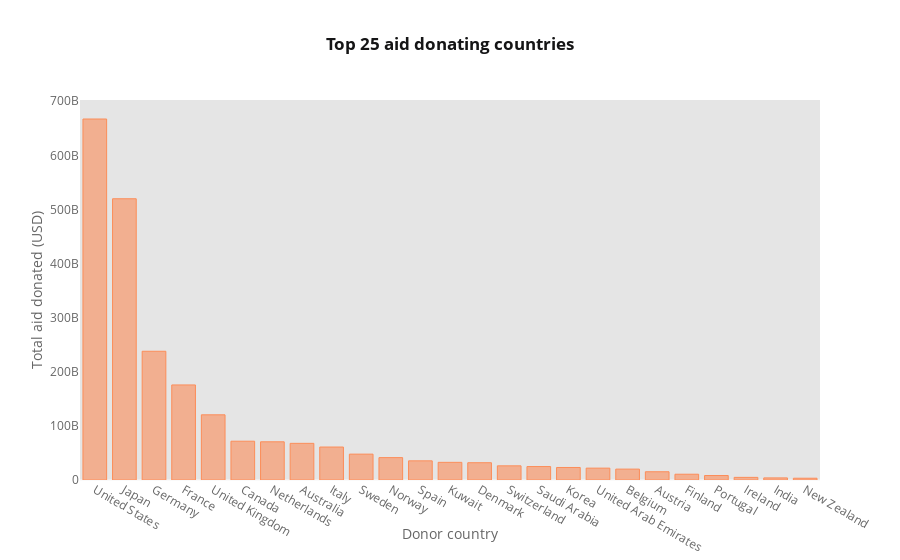

Notebook cell for this chart:
### Markdown cell above
And who has donated the most?

### Code cell
#@title
configure_plotly_browser_state()
top_num=25
top_donor_df=c2c.groupby(['donor'])['commitment_amount_usd_constant'].sum().reset_index().sort_values(['commitment_amount_usd_constant'], ascending=False)[:top_num]
top_donor_df.iplot(kind='bar',
                       x='donor',
                       y='commitment_amount_usd_constant',
                       xTitle='Donor country',
                       yTitle='Total aid donated (USD)',
                       title=f'<b>Top {top_num} aid donating countries</b>',
                       colorscale='RdYlGn',
                       gridcolor='rgba(0,0,0,0)'
                      )

### Figure 1 — Plotly figure (JSON) as saved in the notebook; plotly's stock layout.template omitted (floating-point values rounded to 4 significant figures)
{"data": [{"name": "commitment_amount_usd_constant", "uid": "2058ca38-87b2-4b3a-9d6c-d7d1952b8067", "text": "", "y": [667110676311, 519711926262, 237929599442, 175643992964, 120443381914, 71688200733, 70597031090, 67770139571, 60953201851, 47796751437, 41350619112, 35411706532, 32639738566, 31915366544, 26165283283, 24839194672, 23157726398, 21912054520, 20149553439, 15242730994, 10664446743, 8254208640, 4886146828, 3837200894, 3277109892], "marker": {"color": "rgba(252, 141, 89, 0.6)", "line": {"color": "rgba(252, 141, 89, 1.0)", "width": 1}}, "x": ["United States", "Japan", "Germany", "France", "United Kingdom", "Canada", "Netherlands", "Australia", "Italy", "Sweden", "Norway", "Spain", "Kuwait", "Denmark", "Switzerland", "Saudi Arabia", "Korea", "United Arab Emirates", "Belgium", "Austria", "Finland", "Portugal", "Ireland", "India", "New Zealand"], "type": "bar", "orientation": "v"}], "layout": {"yaxis": {"tickfont": {"color": "#666666"}, "zerolinecolor": "#F6F6F6", "title": {"text": "Total aid donated (USD)", "font": {"color": "#666666"}}, "gridcolor": "rgba(0,0,0,0)", "showgrid": true}, "paper_bgcolor": "#FFFFFF", "plot_bgcolor": "#E5E5E5", "title": {"text": "<b>Top 25 aid donating countries</b>", "font": {"color": "#151516"}}, "xaxis": {"tickfont": {"color": "#666666"}, "zerolinecolor": "#F6F6F6", "title": {"text": "Donor country", "font": {"color": "#666666"}}, "gridcolor": "rgba(0,0,0,0)", "showgrid": true}, "legend": {"bgcolor": "#FFFFFF", "font": {"color": "#666666"}}}}
